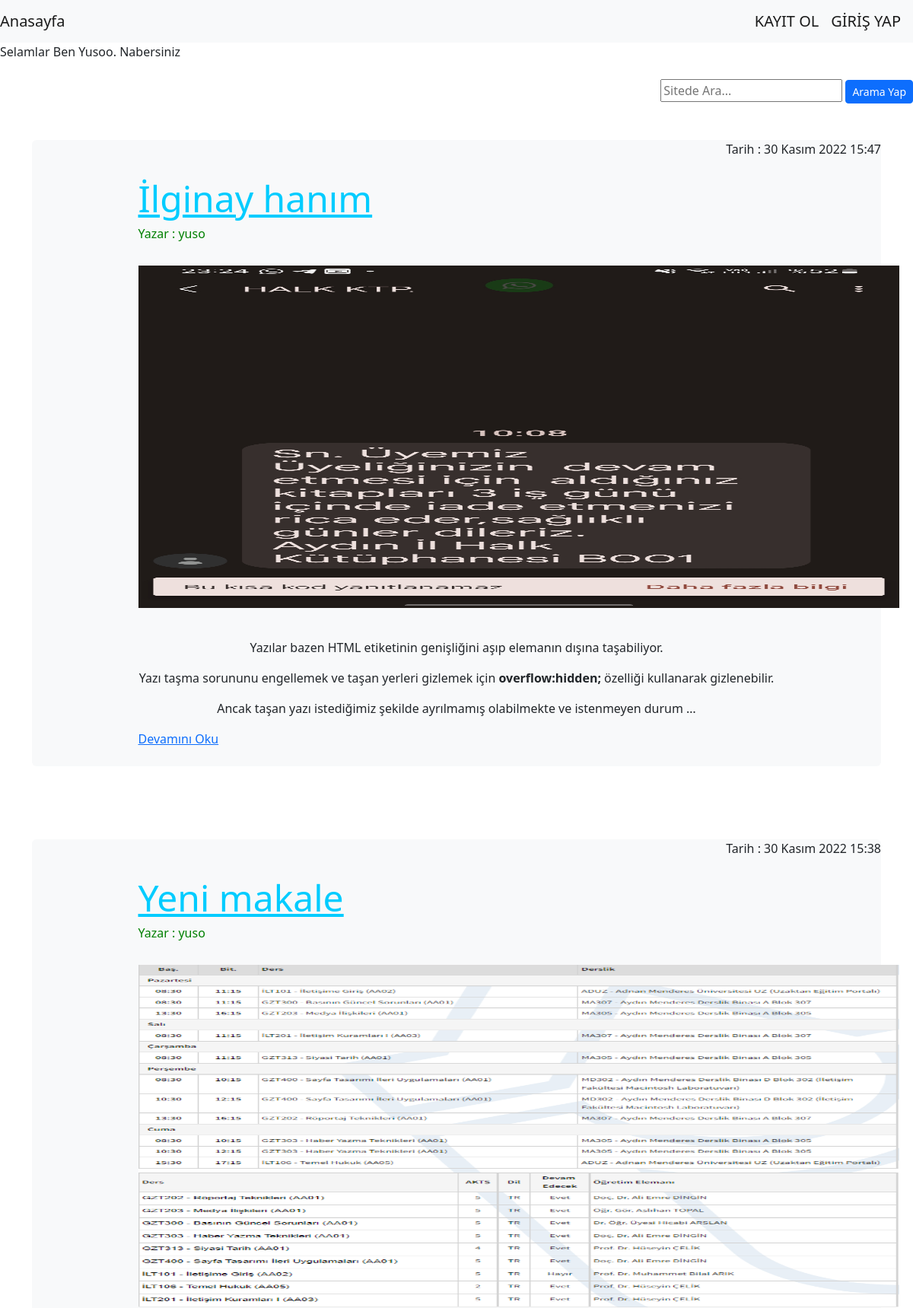
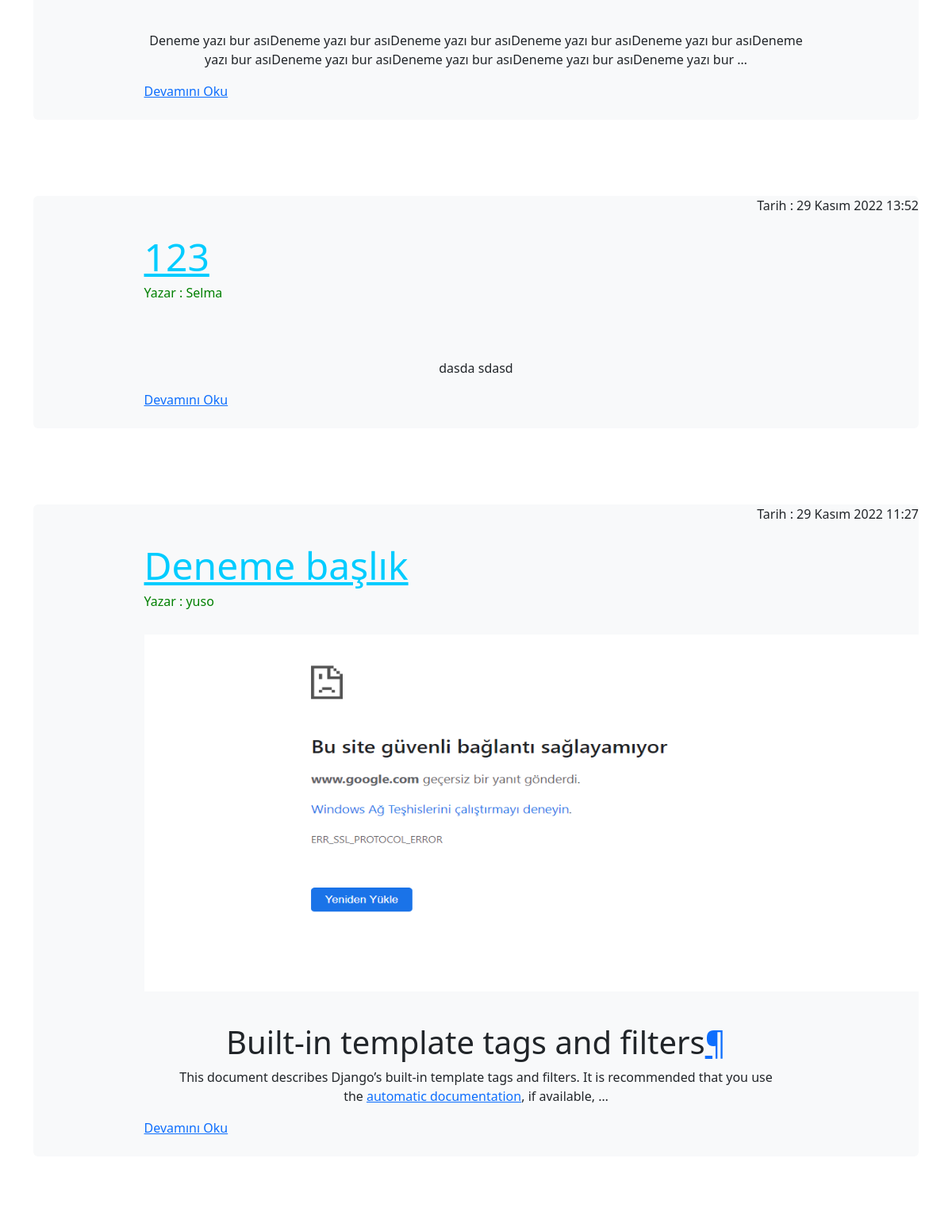
The page / (upper part) on the database its author committed (2 pictures, top to bottom).
### article/models.py (models this page shows)
class Article(models.Model):
    author=models.ForeignKey("auth.User",on_delete=models.CASCADE,verbose_name="Yazar")
    title =models.CharField(max_length=200,verbose_name="Başlık")
    content =RichTextField()
    date =models.DateTimeField(verbose_name="Tarih",auto_now_add=True)
    image =models.FileField(blank =True,null=True,verbose_name="Fotoğraf Ekle")
    class Meta:
        ordering =["-date"]

### article/views.py (the view)
# urls.py: path("",views.index,name="index"),
def index(request):
    a_kelime =request.GET.get("a_kelime")
    if a_kelime:
        articles =Article.objects.filter(title__contains=a_kelime)
        return render(request,"index.html",{"articles":articles})
    articles =Article.objects.all()
    return render(request,"index.html",{"articles":articles})

### templates/index.html (shortened to what this page needs)
{% extends "layout.html" %}
{% block body %}
<marquee direction=right>Selamlar Ben Yusoo. Nabersiniz</marquee>
<br>
<form >
  <div class="search" style="float:right;" >
    <input name="a_kelime" type="text" class="input-sm" maxlength="64" placeholder="Sitede Ara...">
     <button type="submit" class="btn btn-primary btn-sm">Arama Yap</button>
  </div>
</form>
{% if articles %}
{% for article in articles  %}
<div class="container my-5">
  <div class="bg-light  rounded">
    <p font color="green" style="text-align:right;"> Tarih : {{article.date}}</font></hp>
    <div class="col-sm-9 py-2 mx-auto">
      <div >
        <a style="color:rgb(0, 204, 255);" href="{% url 'article:detail' article.id %}"><h1 class="display-5 fw-normal">{{article.title}}</h1></a>
      </div>
      <h6> <font color="green"> Yazar : {{article.author}}</font></h6>
     <br>
     {% if article.image %}
     <a href="{% url 'article:detail' article.id %}"><img  width="1000" height="450" src="{{ article.image.url }}" alt=""></a>
      <br>
     {% endif %}
     <br>
     <div class="row" style="text-align:center">
      <p  style="overflow: hidden;" class="fs-5">{{article.content|safe|truncatewords:30}}
     </div>
        <a href="{% url 'article:detail' article.id %}">Devamını Oku</a>
      </p>
  </div>
  </div>
</div>
{% endfor %}
{% endif %}
{% endblock body %}

### templates/layout.html (shortened to what this page needs)
<!DOCTYPE html>
{% load static %}
<html lang="en">
<head>
    <link rel="stylesheet" href="{% static 'css/css.css' %}">
</head>
<body class="d-flex flex-column h-100">
	<nav class="navbar navbar-expand-lg navbar-light bg-light">
		<a class="navbar-brand" href="/">Anasayfa</a>
		<div class="navbar-nav">
			{% if request.user.is_authenticated  %}
			<a class="navbar-brand" href="/user/logoutuser">ÇIKIŞ YAP</a>
			<a class="navbar-brand" href="/articles/kontrol">KONTROL PANELİ</a>
			{% else %}
			<a class="navbar-brand" href="/user/register">KAYIT OL</a>
			<a class="navbar-brand" href="/user/userlogin">GİRİŞ YAP</a>
			{% endif %}
		</div>
	  </nav>
    {% block body  %}
    {% endblock body  %}
</body>
</html>

### rows shown on the page
Article: date "30 Kasım 2022 15:47", title "İlginay hanım", author "yuso", image (picture), content "Yazılar bazen HTML etiketinin genişliğini aşıp elemanın dışına taşabiliyor. Yazı taşma sorununu engellemek ve taşan yerleri gizlemek için overflow:hidden; özelliği kullanarak gizlenebilir. Ancak taşan yazı istediğimiz şekilde ayrılmamış olabilmekte ve istenmeyen durum …"
Article: date "30 Kasım 2022 15:38", title "Yeni makale", author "yuso", image (picture), content "Deneme yazı bur asıDeneme yazı bur asıDeneme yazı bur asıDeneme yazı bur asıDeneme yazı bur asıDeneme yazı bur asıDeneme yazı bur asıDeneme yazı bur asıDeneme yazı bur asıDeneme yazı bur …"
Article: date "29 Kasım 2022 13:52", title "123", author "Selma", content "dasda sdasd"
Article: date "29 Kasım 2022 11:27", title "Deneme başlık", author "yuso", image (picture), content "Built-in template tags and filters ¶ This document describes Django’s built-in template tags and filters. It is recommended that you use the automatic documentation , if available, …"
